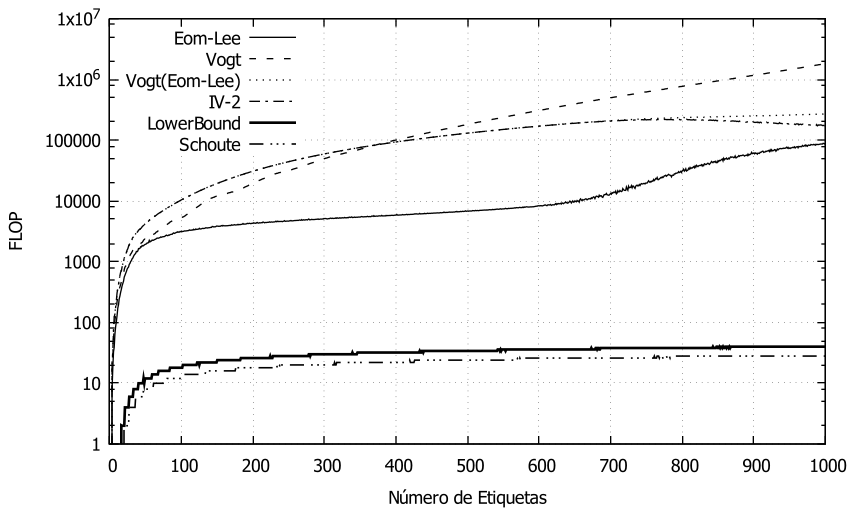

gnuplot code for this plot:
set xlabel "Número de Etiquetas"
set ylabel "FLOP"
set monochrome
set key vertical top left
set logscale y
set grid
plot "Eom-Lee-FLOP-128.txt" u 1:2 t 'Eom-Lee' w lines, \
"Vogt-FLOP-128.txt" u 1:2 t 'Vogt' w lines, \
"Vogt(Eom-Lee)-FLOP-128.txt" u 1:2 t 'Vogt(Eom-Lee)' w lines, \
"IV-2-FLOP-128.txt" u 1:2 t 'IV-2' w lines, \
"LowerBound-FLOP-128.txt" u 1:2 t 'LowerBound' w lines, \
"Schoute-FLOP-128.txt" u 1:2 t 'Schoute' w lines, \
